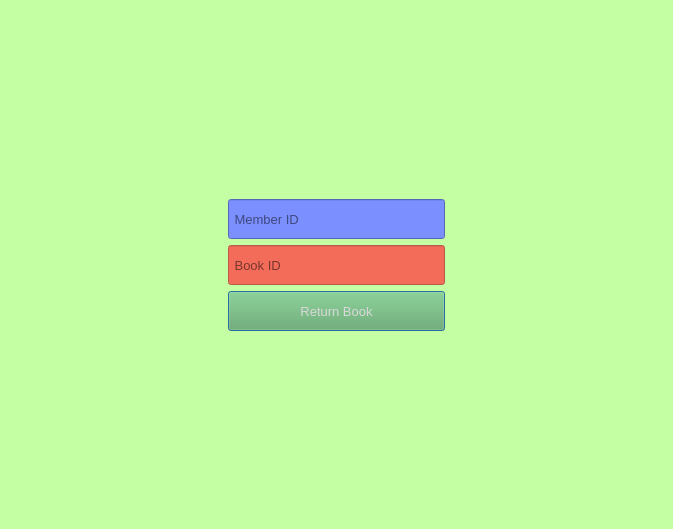
<?xml version="1.0" encoding="UTF-8"?>
<ui version="4.0">
 <class>Window_ReturnBook</class>
 <widget class="QDialog" name="Window_ReturnBook">
  <property name="geometry">
   <rect>
    <x>0</x>
    <y>0</y>
    <width>673</width>
    <height>529</height>
   </rect>
  </property>
  <property name="windowTitle">
   <string>Dialog</string>
  </property>
  <property name="styleSheet">
   <string notr="true">background-color: rgb(196, 255, 164);</string>
  </property>
  <layout class="QVBoxLayout" name="verticalLayout">
   <item>
    <layout class="QGridLayout" name="gridLayout">
     <item row="2" column="1">
      <widget class="QLineEdit" name="lineEdit_BookId">
       <property name="maximumSize">
        <size>
         <width>230</width>
         <height>40</height>
        </size>
       </property>
       <property name="font">
        <font>
         <family>Microsoft Sans Serif</family>
         <pointsize>10</pointsize>
        </font>
       </property>
       <property name="styleSheet">
        <string notr="true">background-color: rgba(255, 71, 71,0.8);
border-color: rgb(255, 71, 71,0.8);</string>
       </property>
       <property name="placeholderText">
        <string> Book ID</string>
       </property>
      </widget>
     </item>
     <item row="1" column="0">
      <spacer name="horizontalSpacer">
       <property name="orientation">
        <enum>Qt::Horizontal</enum>
       </property>
       <property name="sizeHint" stdset="0">
        <size>
         <width>40</width>
         <height>20</height>
        </size>
       </property>
      </spacer>
     </item>
     <item row="1" column="2">
      <spacer name="horizontalSpacer_2">
       <property name="orientation">
        <enum>Qt::Horizontal</enum>
       </property>
       <property name="sizeHint" stdset="0">
        <size>
         <width>40</width>
         <height>20</height>
        </size>
       </property>
      </spacer>
     </item>
     <item row="3" column="1">
      <widget class="QPushButton" name="pushButton_ReturnBook">
       <property name="maximumSize">
        <size>
         <width>230</width>
         <height>40</height>
        </size>
       </property>
       <property name="font">
        <font>
         <family>Microsoft Sans Serif</family>
         <pointsize>10</pointsize>
        </font>
       </property>
       <property name="styleSheet">
        <string notr="true">background-color: rgb(99, 170, 95);
color: rgb(216, 216, 216);</string>
       </property>
       <property name="text">
        <string>Return Book</string>
       </property>
      </widget>
     </item>
     <item row="1" column="1">
      <widget class="QLineEdit" name="lineEdit_MemberId">
       <property name="maximumSize">
        <size>
         <width>230</width>
         <height>40</height>
        </size>
       </property>
       <property name="font">
        <font>
         <family>Microsoft Sans Serif</family>
         <pointsize>10</pointsize>
        </font>
       </property>
       <property name="styleSheet">
        <string notr="true">background-color: rgb(123, 143, 255);
border-color: rgb(123, 143, 255);</string>
       </property>
       <property name="placeholderText">
        <string> Member ID</string>
       </property>
      </widget>
     </item>
     <item row="0" column="1">
      <widget class="QLabel" name="label">
       <property name="text">
        <string/>
       </property>
       <property name="pixmap">
        <pixmap resource="image.qrc">:/img/img/return2.png</pixmap>
       </property>
      </widget>
     </item>
     <item row="4" column="1">
      <widget class="QLabel" name="label_2">
       <property name="text">
        <string/>
       </property>
      </widget>
     </item>
    </layout>
   </item>
  </layout>
 </widget>
 <resources>
  <include location="image.qrc"/>
 </resources>
 <connections/>
</ui>
